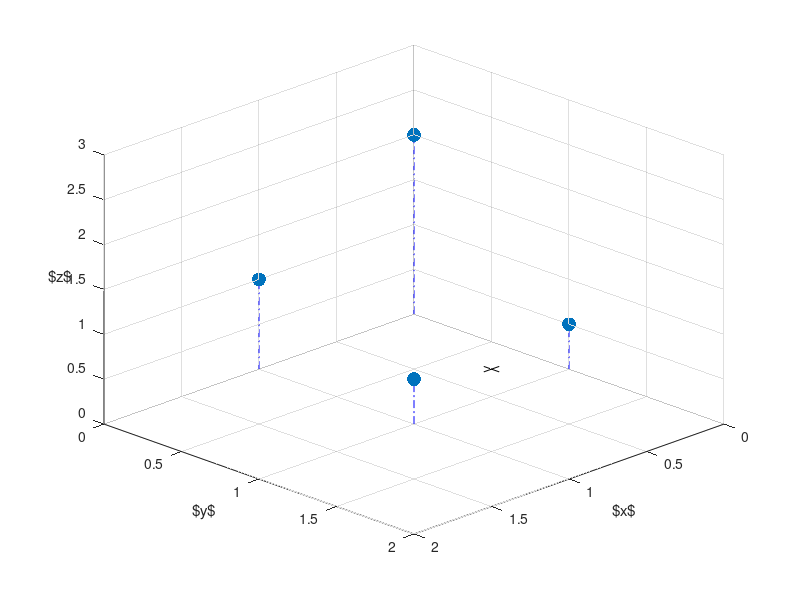

MATLAB code for this plot: (Note: this script raises an error after producing the figure.)
clear;
xo   = 0.25;
yo   = 0.75;
zstr = 'z';

x = [0 1 1 0];
y = [0 0 1 1];
z = [2 1 0.5 0.5];
AZ = 135;
EL = 30;

if (0)
    x = [ 1, 1, 2, 2];
    y = [ 1, 2, 1, 2];
    H = [10,20,30,40];
    AZ = 130;
    EL = 30;
end

figure(1);clf;hold on;
    plot3(x,y,z,'.','MarkerSize',30);
    grid on;
    xlabel('$x$');
    ylabel('$y$');
    zlabel(['$',zstr,'$'],'Rotation',0);
    axis([0,max(x)+1,0,max(y)+1,0,max(z)+1]);
    plot3([x(1) x(1)],[y(1) y(1)],[0 z(1)],'b-.');
    plot3([x(2) x(2)],[y(1) y(1)],[0 z(2)],'b-.');
    plot3([x(3) x(3)],[y(3) y(3)],[0 z(3)],'b-.');
    plot3([x(4) x(4)],[y(4) y(4)],[0 z(3)],'b-.');
    view(AZ,EL)
    plot3([0.2 0.3],[0.75,0.75],[0,0],'k-')
    plot3([0.25 0.25],[0.7,0.8],[0,0],'k-')
    saveplots(['interpolation2D_part1_',zstr])

figure(2);clf;hold on;
    x = [0 1 1 0];
    y = [0 0 1 1];
    z = [2 1 0.5 0.5];
    plot3(x,y,z,'.','MarkerSize',30);
    grid on;
    xlabel('$x$');
    ylabel('$y$');
    zlabel(['$',zstr,'$'],'Rotation',0);
    axis([0 2 0 2 0 3]);
    plot3([0 0],[0 0],[0 2],'b-.');
    plot3([1 1],[0 0],[0 1],'b-.');
    plot3([1 1],[1 1],[0.0 0.5],'b-.');
    plot3([0 0],[1 1],[0.0 0.5],'b-.');
    plot3([1 1],[0 1],[1 0.5],'k');
    plot3([0 0],[0 1],[2 0.5],'k');
    view(AZ,EL)
    plot3([1 1],[0.75 0.75],[0 0.5+1/8],'g-');
    plot3([1],[0.75],[0.5+1/8],'g.','MarkerSize',30);
    plot3([0 0],[0.75 0.75],[0 0.875],'g-');
    plot3([0 1],[0.75 0.75],[0 0],'g-');
    plot3([0],[0.75],[0.875],'g.','MarkerSize',30);
    plot3([0.2 0.3],[0.75,0.75],[0,0],'k-')
    plot3([0.25 0.25],[0.7,0.8],[0,0],'k-')
    text(0,0.75,1.1,'$z_A$','Color','g');
    text(1,0.75,.75,'$z_B$','Color','g');
    saveplots(['interpolation2D_part2_',zstr])

figure(3);clf;hold on;
    x = [0 1 1 0];
    y = [0 0 1 1];
    z = [2 1 0.5 0.5];
    plot3(x,y,z,'.','MarkerSize',30);
    grid on;
    xlabel('$x$');
    ylabel('$y$');
    zlabel(['$',zstr,'$'],'Rotation',0);
    axis([0 2 0 2 0 3]);
    plot3([0 0],[0 0],[0 2],'b-.');
    plot3([1 1],[0 0],[0 1],'b-.');
    plot3([1 1],[1 1],[0.0 0.5],'b-.');
    plot3([0 0],[1 1],[0.0 0.5],'b-.');
    plot3([1 1],[0 1],[1 0.5],'k');
    plot3([0 0],[0 1],[2 0.5],'k');
    view(AZ,EL)
    plot3([1 1],[0.75 0.75],[0 0.5+1/8],'g-');
    plot3([1],[0.75],[0.5+1/8],'g.','MarkerSize',30);
    plot3([0 0],[0.75 0.75],[0 0.875],'g-');
    plot3([0],[0.75],[0.875],'g.','MarkerSize',30);
    plot3([1 0],[0.75 0.75],[0.5+1/8,0.875],'k-')
    plot3([0.2 0.3],[0.75,0.75],[0,0],'k-')
    plot3([0.25 0.25],[0.7,0.8],[0,0],'k-')
    plot3(0.25,0.75,0.6125+.1969,'r.','MarkerSize',30)
    plot3([0.25,0.25],[0.75,0.75],[0,0.6125+.1969],'r-');
    text(0.3,0.75,1.0,'$z_o$','Color','r');
    saveplots(['interpolation2D_part3_',zstr])

